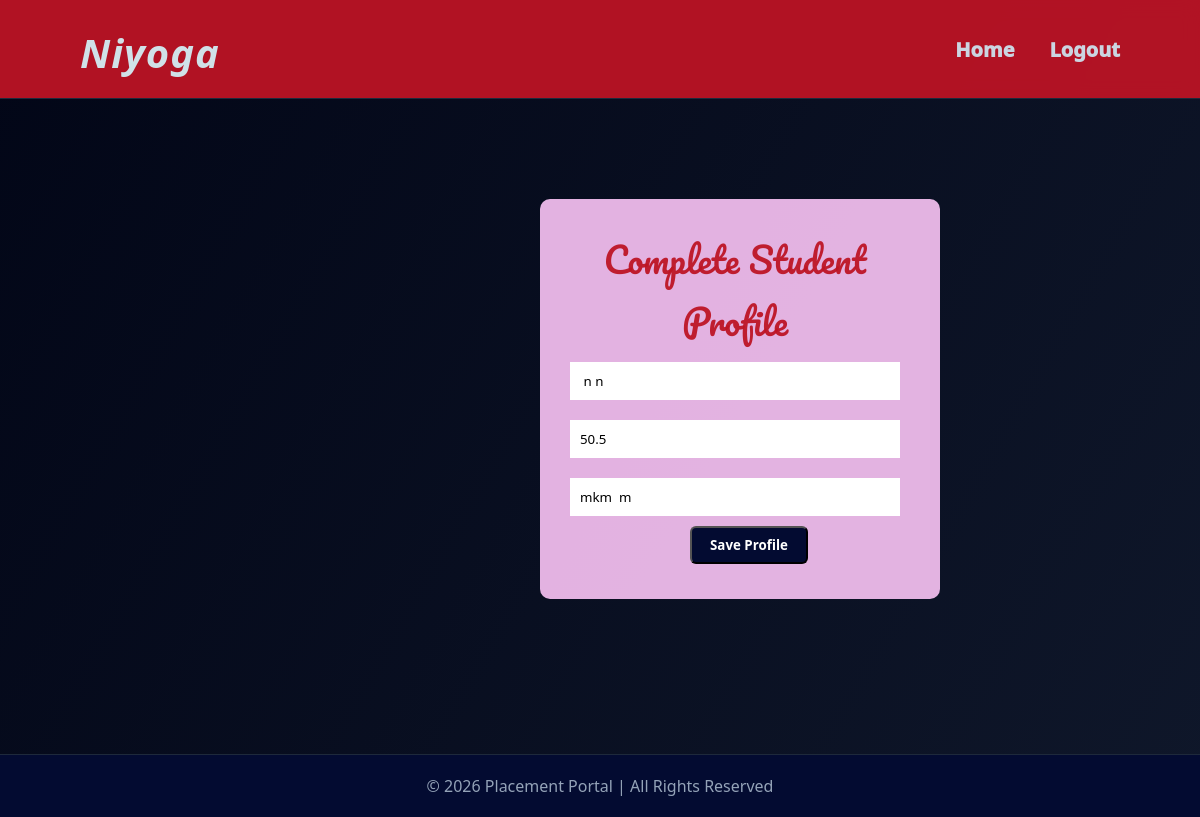
Page /complete-student-profile (signed in) on the committed database.
### app.py (models this page shows)
class StudentProfile(db.Model):
    __tablename__ = "student_profiles"
    id = db.Column(db.Integer, primary_key=True)
    user_id = db.Column(
        db.Integer,
        db.ForeignKey("users.id"),
        nullable=False,
        unique= True
    )
    cgpa = db.Column(db.Float)
    department = db.Column(db.String(100))
    current_year = db.Column(db.Integer)
    skills = db.Column(db.String(200))
    resume = db.Column(db.String(200))
    placement_status = db.Column(db.String(50), default="Not Placed")
    user = db.relationship("Users", back_populates="student_profile")
    applications = db.relationship(
        "Application",
        back_populates="student"
    )

### app.py (the view, shortened to what this page needs)
@app.route("/complete-student-profile", methods=["GET", "POST"])
def complete_student_profile():
    if "user_id" not in session:
        return redirect("/login")
    user_id = session["user_id"]
    student = StudentProfile.query.filter_by(user_id=user_id).first()
    return render_template("complete-student-profile.html", student=student)

### templates/complete-student-profile.html (shortened to what this page needs)
{% extends 'base.html' %}
{% block content %}
<body>
    <div class="box">
        <h2>Complete Student Profile</h2>
        <form method="POST">
            <input type="text" name="department" value="{{ student.department if student else '' }}"
                placeholder="Enter Department Name" required>
            <input type="number" step="0.1" name="cgpa" value="{{ student.cgpa if student else '' }}"
                placeholder="CGPA" required>
            <input type="text" name="resume" value="{{ student.resume if student else '' }}" placeholder="Resume Link">
            <button type="submit" class="btn">Save Profile</button>
        </form>
    </div>
</body>
{% endblock %}

### templates/complete-student-profile.html (style rules this page uses)
body { font-family: Arial; background: linear-gradient(120deg, #020617, #0f172a); color: white; }
.box { width: 400px; height: 400px; margin-left: 540px; margin-right: 0px; margin-top: 100px; margin-bottom: 155px; padding-right: 40px; padding-left: 30px; padding-bottom:25 px; padding-top: 29px; background: rgba(235, 184, 232, 0.968); border-radius: 10px; }
input { width: 100%; padding: 10px; margin: 10px 0; border: none; }
.box h2 { text-align: center; font-family: 'Pacifico', cursive; color: rgba(188, 20, 36, 0.947); font-size: 35px; font-weight: 400; }
.btn { padding: 8px 18px; background: #030b31; color: #ffffff !important; border-radius: 6px; font-weight: 600; margin-left: 120px; }

### templates/base.html (style rules this page uses)
* { margin: 0; padding: 0; box-sizing: border-box; font-family: "Segoe UI", Arial, sans-serif; }
body { background:linear-gradient(120deg, #020617, #0f172a); color: #000000; margin-top: 0%; margin-bottom: 0%; }

### rows in the picture
StudentProfile: department "n n", cgpa "50.5", resume "mkm m"
